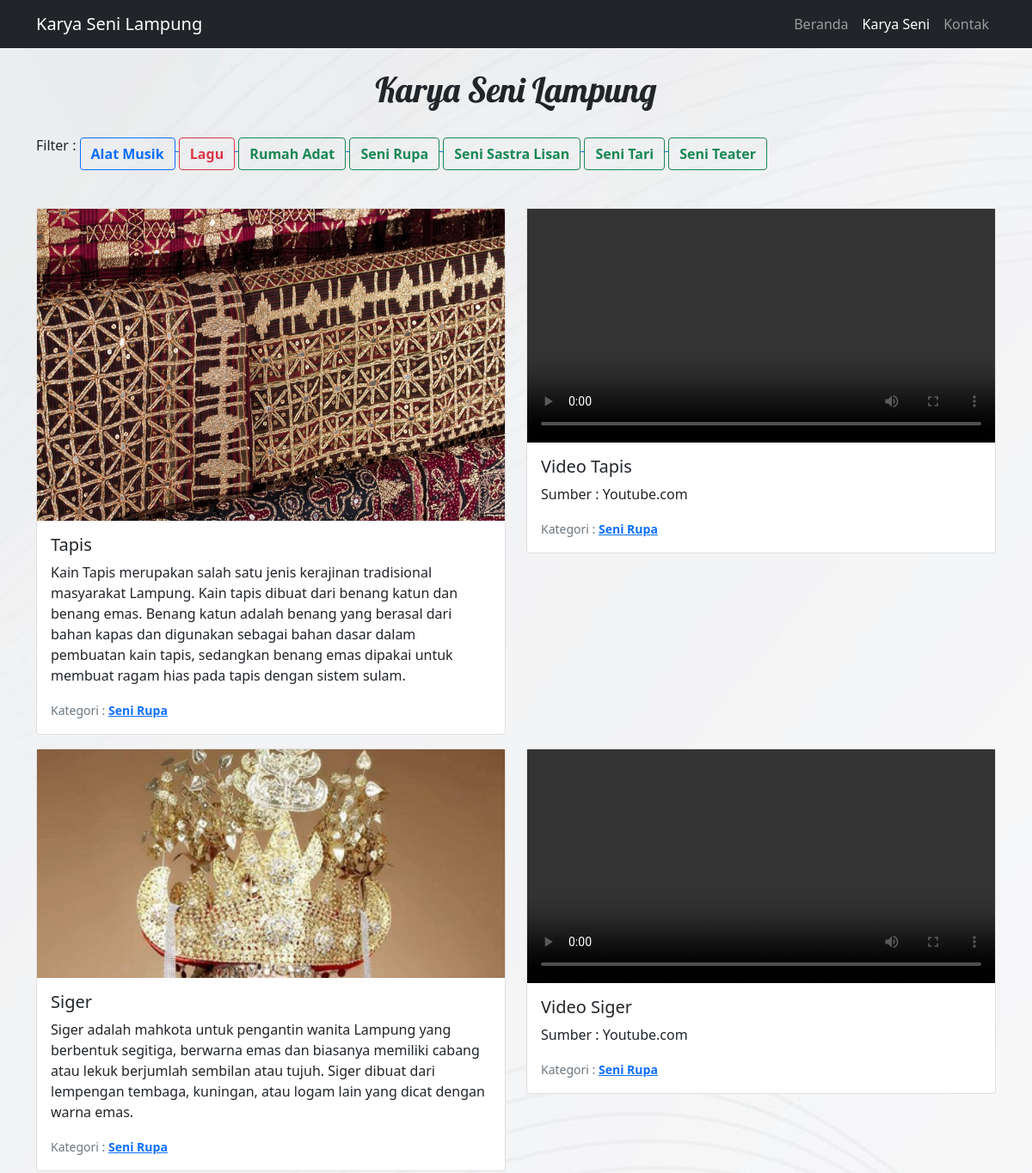
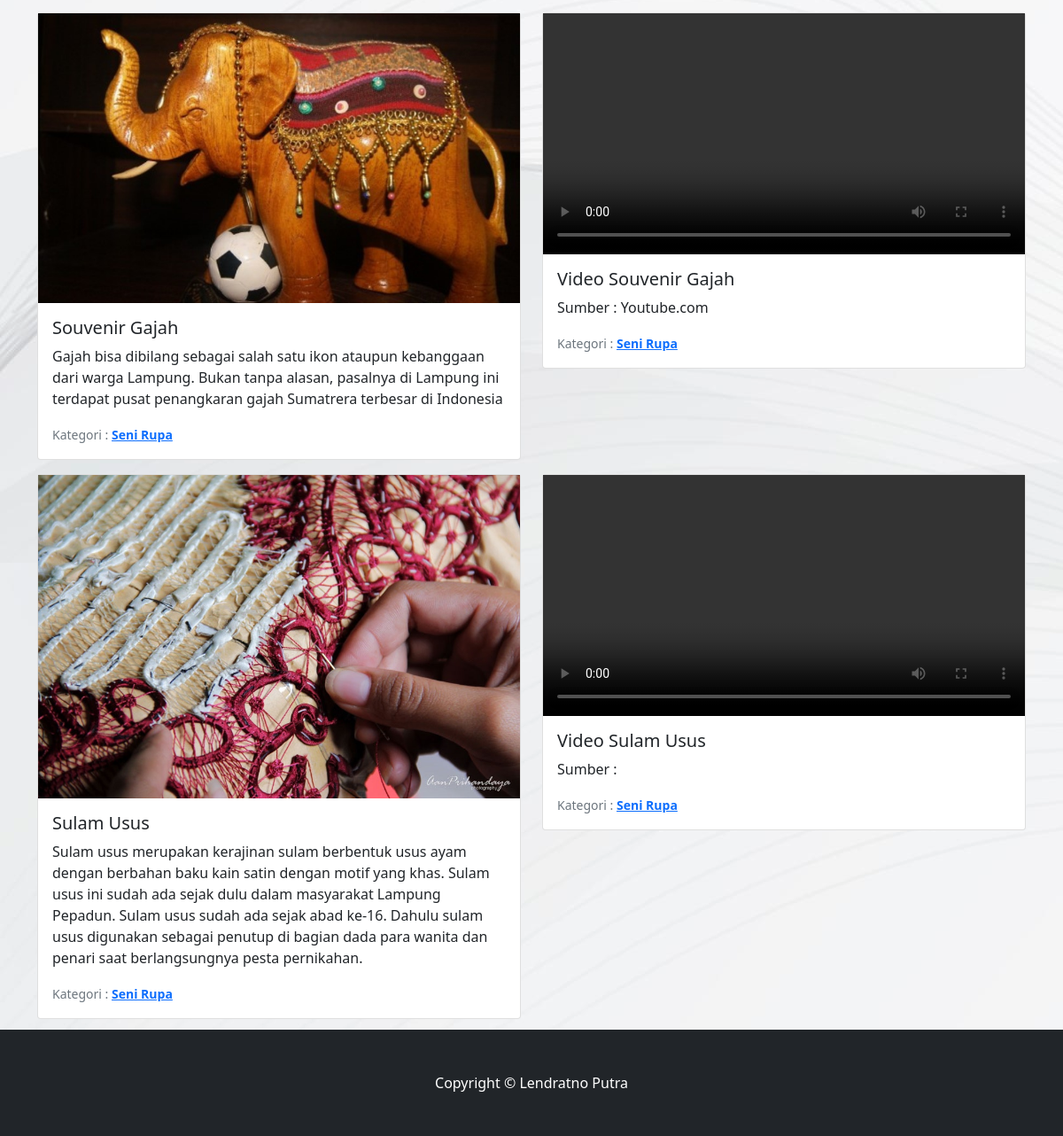
Screenshot of /index.php/senirupa with the database file from the repository (2 pictures, top to bottom).
### tables this page shows
CREATE TABLE `tbl_seni` (
  `id` int(11) NOT NULL,
  `nama` varchar(25) NOT NULL,
  `deskripsi` varchar(1024) NOT NULL,
  `kategori` varchar(25) NOT NULL,
  `image` varchar(128) NOT NULL,
  `video` varchar(128) NOT NULL,
  `sumber` varchar(128) NOT NULL
);

### application/controllers/SeniRupa.php (called while the page is built, shortened)
<?php
class SeniRupa extends CI_Controller
{
    public function index()
    {
        $this->load->model('modelkategori');
        $data['row'] = $this->modelkategori->SeniRupa();
        $this->load->library('pagination');
        $this->load->view('layout/karyaseni.php', $data);
    }
}

### index.php (called while the page is built, shortened)
<?php
require_once BASEPATH.'core/CodeIgniter.php';

### application/models/modelkategori.php (called while the page is built, shortened)
<?php
class modelkategori extends CI_Model
{
    public function SeniRupa($names = null)
    {
        $names = array('Seni Rupa');
        $this->db->from('tbl_seni');
        if ($names != null) {
            $this->db->where_in('kategori', $names);
        }
        $query = $this->db->get();
        return $query;
    }
}

### application/views/layout/karyaseni.php (the view, shortened to what this page needs)
<!DOCTYPE html>
<html lang="en">
<head>
    <link href="<?= base_url('css/styles.css'); ?>" rel="stylesheet" />
</head>
<body background="<?= base_url('images/bg-ks.jpg'); ?>">
    <nav class="navbar navbar-expand-lg navbar-dark bg-dark">
        <div class="container">
            <a class="navbar-brand" href="<?= base_url('Beranda') ?>">Karya Seni Lampung</a>
            <div class="collapse navbar-collapse" id="navbarSupportedContent">
                <ul class="navbar-nav ms-auto mb-2 mb-lg-0">
                    <li class="nav-item"><a class="nav-link" aria-current="page" href="<?= base_url('Beranda') ?>">Beranda</a></li>
                    <li class="nav-item"><a class="nav-link active" href="<?= base_url('KaryaSeniCont') ?>">Karya Seni</a></li>
                    <li class="nav-item"><a class="nav-link" href="<?= base_url('Kontak') ?>">Kontak</a></li>
                </ul>
            </div>
        </div>
    </nav>
    <div class="py-3 gap-2 d-md-flex justify-content-md-end" role="group" aria-label="Basic example" id="kategori">
        <div class="container">
            <h2 class="mb-3 text-center mt-2">Karya Seni Lampung</h2>
            Filter :
            <a method="post" href="<?= base_url('AlatMusik/') ?>">
                <button type="submit" id="alatmusik" onclick="alatmusik()" class="btn btn-outline-primary fw-bold mt-3">Alat Musik</button>
            </a>
            <a method="post" href="<?= base_url('LaguDaerah/') ?>">
                <button type="submit" id="lagudaerah" onclick="lagudaerah()" class="btn btn-outline-danger fw-bold mt-3">Lagu</button>
            </a>
            <a method="post" href="<?= base_url('RumahAdat/') ?>">
                <button type="submit" id="rumahadat" onclick="rumahadat" class="btn btn-outline-success fw-bold mt-3">Rumah Adat</button>
            </a>
            <a method="post" href="<?= base_url('SeniRupa/') ?>">
                <button type="submit" id="senirupa" onclick="senirupa" class="btn btn-outline-success fw-bold mt-3">Seni Rupa</button>
            </a>
            <a method="post" href="<?= base_url('SeniSastraLisan/') ?>">
                <button type="submit" id="senisastralisan" onclick="senisastralisan" class="btn btn-outline-success fw-bold mt-3">Seni Sastra Lisan</button>
            </a>
            <a method="post" href="<?= base_url('SeniTari/') ?>">
                <button type="submit" id="senitari" onclick="senitari" class="btn btn-outline-success fw-bold mt-3">Seni Tari</button>
            </a>
            <a method="post" href="<?= base_url('SeniTeater/') ?>">
                <button type="submit" id="seniteater" onclick="seniteater" class="btn btn-outline-success fw-bold mt-3">Seni Teater</button>
            </a>
        </div>
    </div>
    <section class="py-2">
        <div id="cards_landscape_wrap-2">
            <div class="container my-1">
                <?php foreach ($row->result() as $key => $data) { ?>
                    <div class="row row-cols-1 row-cols-md-2 g-4">
                        <div class="col">
                            <div class="card mt-3">
                                <img class="image-box" src="<?php echo base_url(); ?>assets/img/<?= $data->image ?>" class="card-img-top" alt="...">
                                <div class="card-body card-flyer">
                                    <h5 class="card-title"><?= $data->nama ?></h5>
                                    <p class="card-text"><?= $data->deskripsi ?></p>
                                    <p class="card-text"><small class="text-muted">Kategori : <a class="fw-bold"><?= $data->kategori ?></a></small></p>
                                </div>
                            </div>
                        </div>
                        <div class="col">
                            <div class="card mt-3">
                                <video width="100%" controls>
                                    <source src="<?php echo base_url(); ?>assets/img/<?= $data->video ?>" type="video/mp4" />
                                </video>
                                <div class="card-body">
                                    <h5 class="card-title">Video <?= $data->nama ?></h5>
                                    <p class="card-text">Sumber : <?= $data->sumber ?>
                                    <p>
                                    <p class="card-text"><small class="text-muted">Kategori : <a class="fw-bold"><?= $data->kategori ?></a></small></p>
                                </div>
                            </div>
                        </div>
                    </div>
                <?php } ?>
            </div>
        </div>
    </section>
    <footer class="py-5 bg-dark">
        <div class="container">
            <p class="m-0 text-center text-white">Copyright &copy; Lendratno Putra</p>
        </div>
    </footer>
</body>
</html>

### application/views/layout/karyaseni.php (style rules this page uses)
h2 { font-family: 'Lobster'; font-size: 40px; }

### rows the page displays
tbl_seni: image (picture), nama "Tapis", deskripsi "Kain Tapis merupakan salah satu jenis kerajinan tradisional masyarakat Lampung. Kain tapis dibuat dari benang katun dan benang emas. Benang katun adalah benang yang berasal dari bahan kapas dan digunakan sebagai bahan dasar dalam pembuatan kain tapis, sedangkan benang emas dipakai untuk membuat ragam hias pada tapis dengan sistem sulam.", kategori "Seni Rupa", sumber "Youtube.com"
tbl_seni: image (picture), nama "Siger", deskripsi "Siger adalah mahkota untuk pengantin wanita Lampung yang berbentuk segitiga, berwarna emas dan biasanya memiliki cabang atau lekuk berjumlah sembilan atau tujuh. Siger dibuat dari lempengan tembaga, kuningan, atau logam lain yang dicat dengan warna emas.", kategori "Seni Rupa", sumber "Youtube.com"
tbl_seni: image (picture), nama "Souvenir Gajah", deskripsi "Gajah bisa dibilang sebagai salah satu ikon ataupun kebanggaan dari warga Lampung. Bukan tanpa alasan, pasalnya di Lampung ini terdapat pusat penangkaran gajah Sumatrera terbesar di Indonesia", kategori "Seni Rupa", sumber "Youtube.com"
tbl_seni: image (picture), nama "Sulam Usus", deskripsi "Sulam usus merupakan kerajinan sulam berbentuk usus ayam dengan berbahan baku kain satin dengan motif yang khas. Sulam usus ini sudah ada sejak dulu dalam masyarakat Lampung Pepadun. Sulam usus sudah ada sejak abad ke-16. Dahulu sulam usus digunakan sebagai penutup di bagian dada para wanita dan penari saat berlangsungnya pesta pernikahan.", kategori "Seni Rupa"
